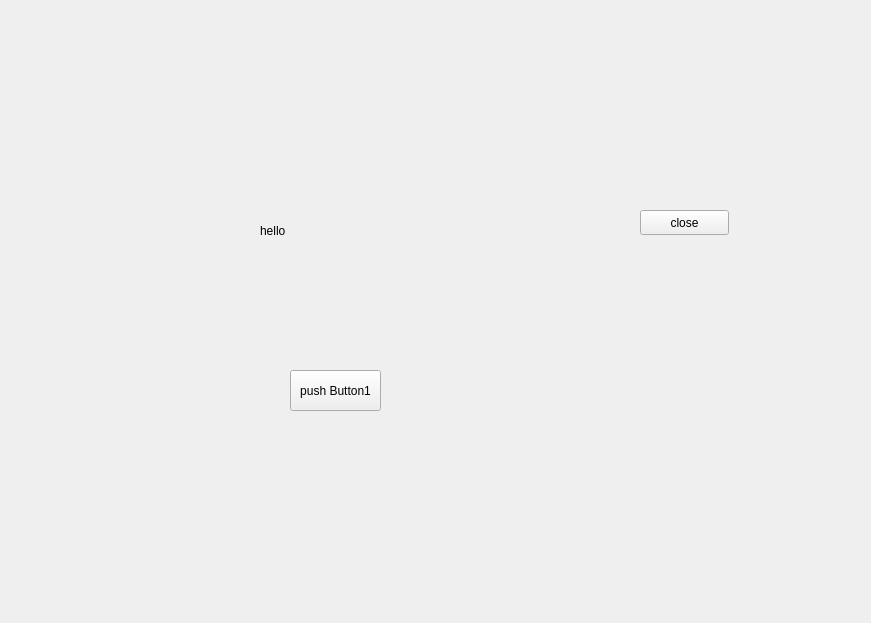
<?xml version="1.0" encoding="UTF-8"?>
<ui version="4.0">
 <class>Widget</class>
 <widget class="QWidget" name="Widget">
  <property name="geometry">
   <rect>
    <x>0</x>
    <y>0</y>
    <width>871</width>
    <height>623</height>
   </rect>
  </property>
  <property name="windowTitle">
   <string>Widget</string>
  </property>
  <widget class="QPushButton" name="pushButton">
   <property name="geometry">
    <rect>
     <x>290</x>
     <y>370</y>
     <width>91</width>
     <height>41</height>
    </rect>
   </property>
   <property name="text">
    <string>push Button1</string>
   </property>
  </widget>
  <widget class="QLabel" name="label">
   <property name="geometry">
    <rect>
     <x>260</x>
     <y>200</y>
     <width>151</width>
     <height>61</height>
    </rect>
   </property>
   <property name="text">
    <string>hello </string>
   </property>
  </widget>
  <widget class="QPushButton" name="pushButton_2">
   <property name="geometry">
    <rect>
     <x>640</x>
     <y>210</y>
     <width>89</width>
     <height>25</height>
    </rect>
   </property>
   <property name="text">
    <string>close</string>
   </property>
  </widget>
 </widget>
 <resources/>
 <connections>
  <connection>
   <sender>pushButton</sender>
   <signal>clicked()</signal>
   <receiver>label</receiver>
   <slot>clear()</slot>
   <hints>
    <hint type="sourcelabel">
     <x>324</x>
     <y>371</y>
    </hint>
    <hint type="destinationlabel">
     <x>327</x>
     <y>231</y>
    </hint>
   </hints>
  </connection>
  <connection>
   <sender>pushButton_2</sender>
   <signal>clicked()</signal>
   <receiver>Widget</receiver>
   <slot>close()</slot>
   <hints>
    <hint type="sourcelabel">
     <x>683</x>
     <y>227</y>
    </hint>
    <hint type="destinationlabel">
     <x>788</x>
     <y>343</y>
    </hint>
   </hints>
  </connection>
 </connections>
</ui>
